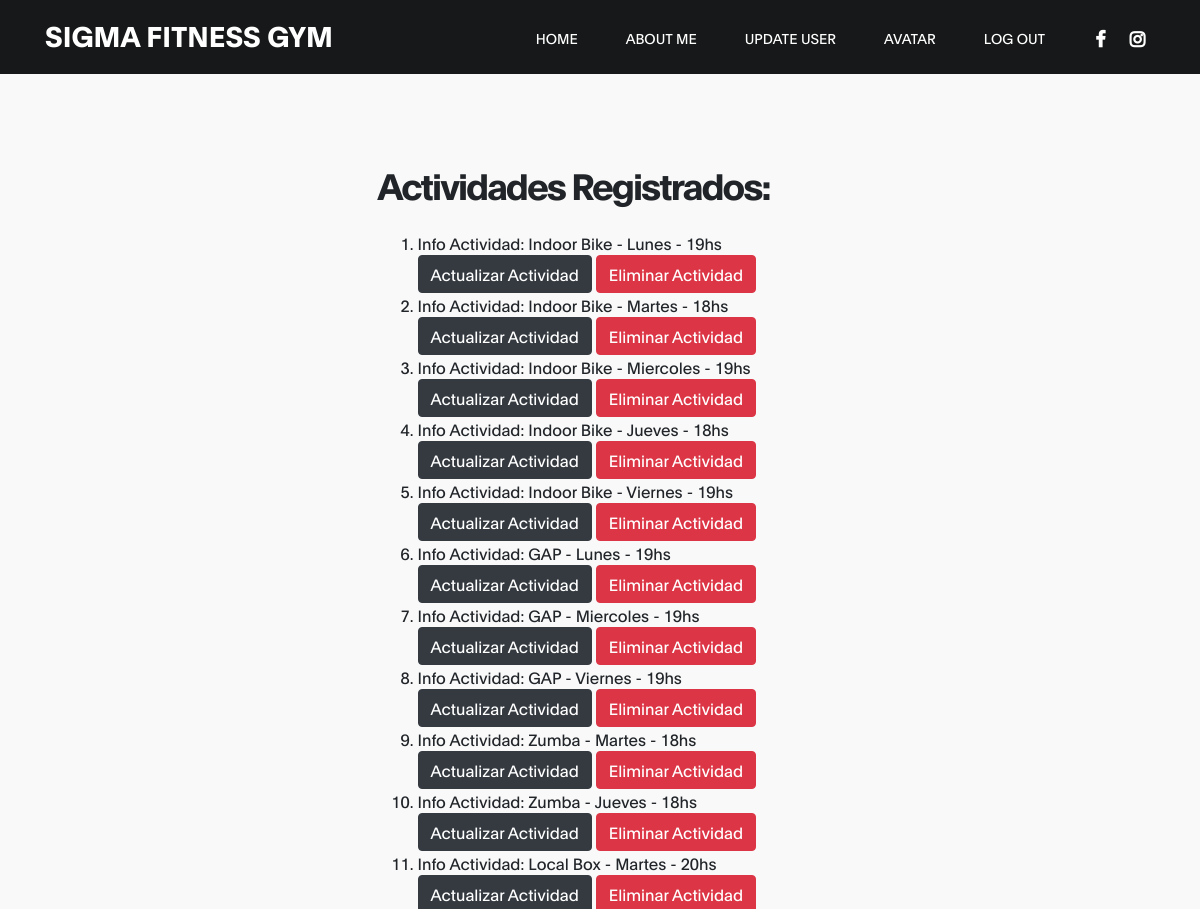
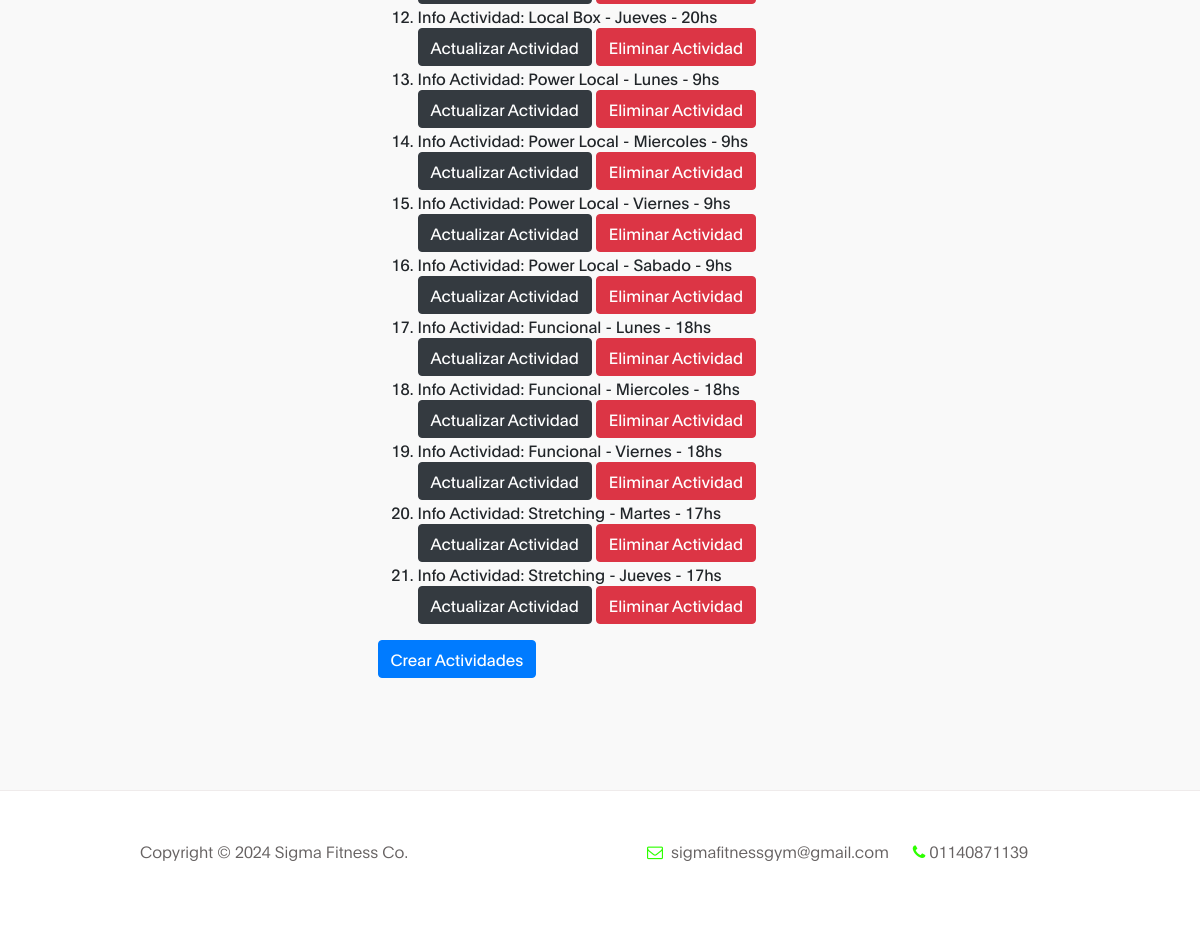
/SigmaApp/readActivities/ (signed in), run on the app's committed database (2 pictures, top to bottom).
### SigmaApp/models.py (models this page shows)
class Activity(models.Model):
    name = models.CharField(max_length=40)
    day = models.CharField(max_length=10)
    hour = models.IntegerField()
    def __str__(self):
        return f"{self.name}"

### SigmaApp/views.py (the view)
# urls.py: path('readActivities/', read_activity, name="Read Activity"),
def read_activity(request):
    activities = Activity.objects.all()
    return render(request, "activities/readActivity.html", {"activities": activities})

### SigmaApp/templates/activities/readActivity.html
{% extends "father.html" %}
{% block section %}
    <section class="about section" id="about">
        <div class="container">
            <div class="row">
                <div class="mt-lg-5 mb-lg-0 mb-4 col-lg-5 col-md-10 mx-auto col-12">
                    <h2 class="mb-4">Actividades Registrados:</h2>
                    <ol>
                        {% for activity in activities %}
                        <li>Info Actividad: {{activity}} - {{activity.day}} - {{activity.hour}}hs</li>
                            {% if user.is_authenticated %}
                                <a class="btn btn-dark" href="{% url 'Update Activity' activity.id %}">Actualizar Actividad</a>
                                <a class="btn btn-danger" href="{% url 'Delete Activity' activity.id %}">Eliminar Actividad</a>
                            {% endif %}
                        {% endfor %}
                    </ol>
                    <a class="btn btn-primary" href="{% url 'Create Activity' %}">Crear Actividades</a>
                </div>
            </div>
        </div>
    </section>
{% endblock %}

### SigmaApp/static/css/tooplate-gymso-style.css (style rules this page uses)
:root { --primary-color: #2eff00 !important; --white-color: #ffffff; --dark-color: #171819; --about-bg-color: #f9f9f9; --gray-color: #909090; --link-color: #404040; --p-color: #666262; --base-font-family: 'Plain', sans-serif; --font-weight-bold: bold; --font-weight-normal: normal; --font-weight-light: 300; --font-weight-thin: 100; --h1-font-size: 48px; --h2-font-size: 36px; --h3-font-size: 28px; --h4-font-size: 24px; --h5-font-size: 22px; --h6-font-size: 22px; --p-font-size: 18px; --base-font-size: 16px; --menu-font-size: 14px; --border-radius-large: 100%; --border-radius-small: 2px; }
body { background: var(--white-color); font-family: var(--base-font-family); }
h1,h2,h3,h4,h5,h6 { font-weight: var(--font-weight-thin); line-height: normal; }
h2 { font-size: var(--h2-font-size); font-weight: var(--font-weight-bold); letter-spacing: -2px; }
.section { padding: 7rem 0; }
* { -webkit-box-sizing: border-box; -moz-box-sizing: border-box; box-sizing: border-box; }
*::before, *::after { -webkit-box-sizing: border-box; -moz-box-sizing: border-box; box-sizing: border-box; }
a { color: var(--link-color); font-weight: normal; text-decoration: none; transition: all 0.3s ease; }
.about { background: var(--about-bg-color); }

### SigmaApp/templates/father.html (style rules this page uses)
:root { --primary-color: #2eff00; }

### data on the page
Activity: name "Indoor Bike", day "Lunes", hour "19"
Activity: name "Indoor Bike", day "Martes", hour "18"
Activity: name "Indoor Bike", day "Miercoles", hour "19"
Activity: name "Indoor Bike", day "Jueves", hour "18"
Activity: name "Indoor Bike", day "Viernes", hour "19"
Activity: name "GAP", day "Lunes", hour "19"
Activity: name "GAP", day "Miercoles", hour "19"
Activity: name "GAP", day "Viernes", hour "19"
Activity: name "Zumba", day "Martes", hour "18"
Activity: name "Zumba", day "Jueves", hour "18"
Activity: name "Local Box", day "Martes", hour "20"
Activity: name "Local Box", day "Jueves", hour "20"
Activity: name "Power Local", day "Lunes", hour "9"
Activity: name "Power Local", day "Miercoles", hour "9"
Activity: name "Power Local", day "Viernes", hour "9"
Activity: name "Power Local", day "Sabado", hour "9"
Activity: name "Funcional", day "Lunes", hour "18"
Activity: name "Funcional", day "Miercoles", hour "18"
Activity: name "Funcional", day "Viernes", hour "18"
Activity: name "Stretching", day "Martes", hour "17"
Activity: name "Stretching", day "Jueves", hour "17"
